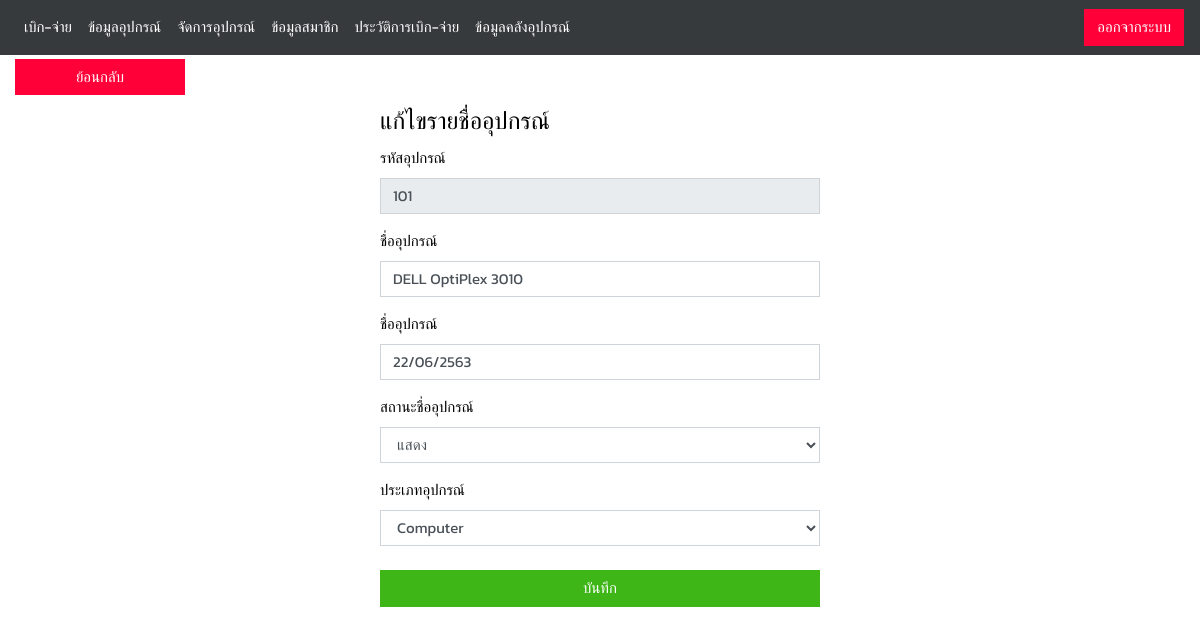
The app's page /php/edit-name.php?eq_name_id=101&eq_name_type=Computer (signed in) with its own data.
### tables this page shows
CREATE TABLE `tbl_equipment_name` (
  `eq_name_id` int(3) NOT NULL,
  `eq_name_name` varchar(30) NOT NULL,
  `eq_name_type` varchar(30) NOT NULL,
  `eq_name_expirydate` varchar(50) NOT NULL,
  `eq_name_status` varchar(10) NOT NULL
);

### php/edit-name.php (the view, shortened to what this page needs)
<?php
require_once("connect.php");
$eq_id = $_GET["eq_name_id"];
$eq_type = $_GET["eq_name_type"];
$sql = "SELECT * FROM tbl_equipment_name WHERE eq_name_id = '$eq_id'";
$query = mysqli_query($conn, $sql);
$row = mysqli_fetch_array($query);
?>
<!DOCTYPE html>
<html lang="en">
<head>
</head>
<body>
    <?php require_once("navbar.php") ?>
    <div class="col-md-2 mt-1">
    <a href="manage-data.php" class="btn btn-danger btn-block"><i class="fas fa-backward"></i> ย้อนกลับ</a>
    </div>
    <div class="container col-md-5 mt-2">
       <form action="" method="post">
       <div class="container">
          <legend>แก้ไขรายชื่ออุปกรณ์</legend>
           <div class="form-group">
              <label>รหัสอุปกรณ์</label><br>
              <input type="text" class="form-control"  value="<?php echo $row["eq_name_id"]; ?>" disabled="" >
           </div>
           <div class="form-group">
              <label>ชื่ออุปกรณ์</label>
              <input type="text" class="form-control" name="txt_eq_name" value="<?php echo $row["eq_name_name"]; ?>">
           </div>
           <div class="form-group">
              <label>ชื่ออุปกรณ์</label>
              <input type="text" class="form-control" name="txt_eq_expiry" value="<?php echo $row["eq_name_expirydate"]; ?>">
           </div>
           <div class="form-group">
              <label>สถานะชื่ออุปกรณ์</label>
              <select class="form-control" id="exampleSelect1" name="eq_status">
                  <option <?php if ($row['eq_name_status'] == 'show' ) echo 'selected' ; ?> value="show" >แสดง</option>
              </select>
           </div>
           <div class="form-group">
                <label for="exampleSelect1">ประเภทอุปกรณ์</label>
                <select class="form-control" name="eq_type">
                    <?php
                     $sql = "SELECT * FROM tbl_equipment_type";
                     $result = mysqli_query($conn,$sql);
                    while($eq = $result->fetch_assoc()) {?>
                      <option <?php if ($eq['eq_type_name'] == $eq_type) echo 'selected' ; ?> value="<?php echo $eq["eq_type_name"] ?>" ><?php echo $eq["eq_type_name"] ?> </option>
                  <?php } ?>
              </select>
            </div>
           <button type="submit" name="edit-name" class="btn btn-success btn-block mt-4"><i class="fas fa-save"></i> บันทึก</button>
        </div>
       </form>
    </div>
</body>
</html>

### php/navbar.php (style rules this page uses)
body { font-family: 'Kanit', sans-serif; color: #000; }

### records on screen
tbl_equipment_name: eq_name_id "101", txt_eq_name "DELL OptiPlex 3010", txt_eq_expiry "22/06/2563", eq_status "แสดง"

### other values on screen
form field eq_type "Computer"
